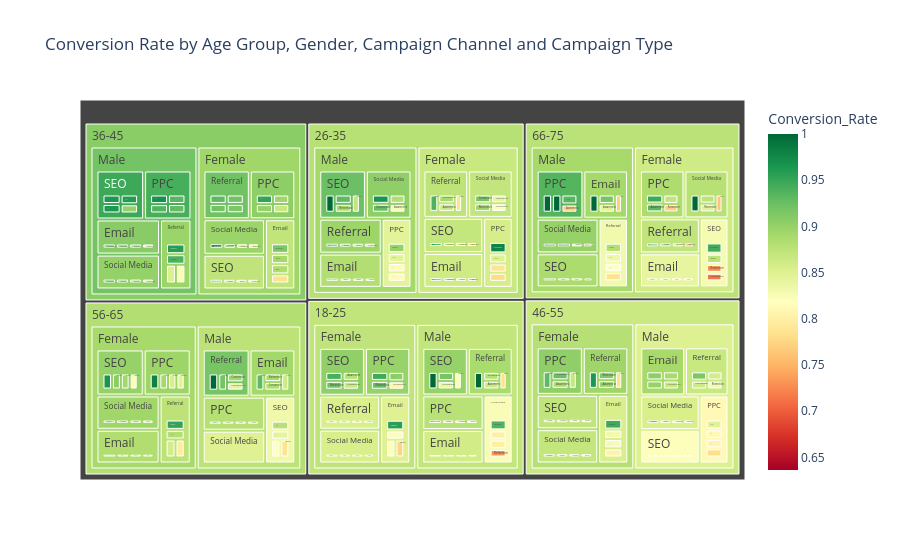

The code cell stored with this chart in its notebook:
### Markdown cell above
#### (iii) Conversion Rate by Age Group, Gender, Campaign Channel, and Campaign Type
*Visualization Type:* Treemap

*Purpose:* To identify the highest-converting customer and campaign combinations.

*Key Question Answered:*

✔ Which customer segment generates the highest conversions?

✔ Which campaign strategy is most effective for each segment?

✔ How should future marketing budgets be allocated?

*Insights:* Conversion rates peak within the 36–45 age bracket, by Males engaging with SEO and Females engaging with Referral channels. Conversely, the 46–55 demographic represents the primary conversion bottleneck across the entire business. To drive optimization, budget should be reallocated away from underperforming PPC campaigns for 46–55 Males and pivoted toward high-yielding intent channels like search and organic referrals.

### Code cell
import plotly.express as px

conversion_combo = df.groupby(
    ['Age Group',
     'Gender',
     'Campaign Channel',
     'Campaign Type'],
    observed=True
).agg(
    Conversion_Rate=('Conversion Status','mean')
).reset_index()

fig = px.treemap(
    conversion_combo,
    path=[
        'Age Group',
        'Gender',
        'Campaign Channel',
        'Campaign Type'
    ],
    values='Conversion_Rate',
    color='Conversion_Rate',
    color_continuous_scale='RdYlGn',
    title='Conversion Rate by Age Group, Gender, Campaign Channel and Campaign Type'
)

fig.show()

### Figure 1 — Plotly figure (JSON) as saved in the notebook; plotly's stock layout.template omitted (floating-point values rounded to 4 significant figures; data arrays with more than 128 entries replaced by an {"elided": "..."} marker saying what was removed)
{"data": [{"branchvalues": "total", "customdata": {"elided": "318x1 float values"}, "domain": {"x": [0, 1], "y": [0, 1]}, "hovertemplate": "labels=%{label}<br>Conversion_Rate_sum=%{value}<br>parent=%{parent}<br>id=%{id}<br>Conversion_Rate=%{color}<extra></extra>", "ids": {"elided": "318 str values"}, "labels": {"elided": "318 str values"}, "marker": {"coloraxis": "coloraxis", "colors": {"elided": "318 float values"}}, "name": "", "parents": {"elided": "318 str values"}, "type": "treemap", "values": {"elided": "318 float values"}}], "layout": {"coloraxis": {"autocolorscale": false, "colorbar": {"title": {"text": "Conversion_Rate"}}, "colorscale": [[0, "rgb(165,0,38)"], [0.1, "rgb(215,48,39)"], [0.2, "rgb(244,109,67)"], [0.3, "rgb(253,174,97)"], [0.4, "rgb(254,224,139)"], [0.5, "rgb(255,255,191)"], [0.6, "rgb(217,239,139)"], [0.7, "rgb(166,217,106)"], [0.8, "rgb(102,189,99)"], [0.9, "rgb(26,152,80)"], [1, "rgb(0,104,55)"]]}, "legend": {"tracegroupgap": 0}, "title": {"text": "Conversion Rate by Age Group, Gender, Campaign Channel and Campaign Type"}}}
